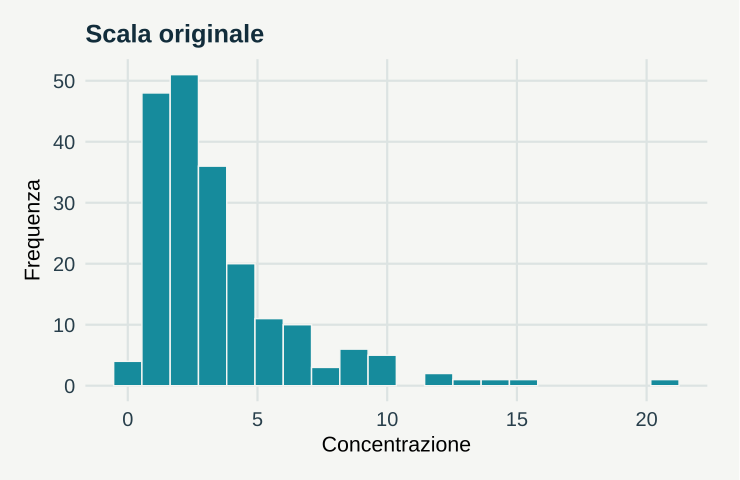

This figure's R source:
# GeoStat Lab — funzioni comuni. R >= 4.3; ggplot2 >= 3.4; jsonlite.
suppressPackageStartupMessages(library(ggplot2))
col_geo <- c('#168B9C','#BC5B35','#7054A4','#A17B19','#227864','#64748B')
theme_set(theme_minimal(base_size=17, base_family='sans') + theme(
  plot.background=element_rect(fill='#F5F6F3',colour=NA),
  panel.background=element_rect(fill='#F5F6F3',colour=NA),
  panel.grid.minor=element_blank(),panel.grid.major=element_line(colour='#DCE3E2'),
  plot.title=element_text(size=19,face='bold',colour='#122D3B'),
  plot.subtitle=element_text(size=13,colour='#405560',margin=margin(b=12)),
  axis.text=element_text(size=15,colour='#273E4A'),axis.title=element_text(size=16),
  legend.position='bottom',legend.title=element_blank(),legend.text=element_text(size=14),
  strip.text=element_text(size=15,face='bold'),plot.margin=margin(18,24,18,18)))
metric <- function(...) data.frame(grandezza=names(c(...)),valore=as.character(c(...)),check.names=FALSE)
f <- function(x,d=3) {out<-formatC(x,digits=d,format='fg');out[!is.finite(x)]<-'Non definito';out}
line_plot <- function(d,x='x',y='y',title='',xl=x,yl=y,group=NULL) {
 p<-ggplot(d,aes(x=.data[[x]],y=.data[[y]]))
 if(is.null(group)) p<-p+geom_line(colour=col_geo[1],linewidth=1.05) else p<-p+aes(colour=.data[[group]],group=.data[[group]])+geom_line(linewidth=1)+scale_colour_manual(values=col_geo)
 p+labs(title=title,x=xl,y=yl)
}
point_plot <- function(d,x='x',y='y',title='',xl=x,yl=y,group=NULL) {
 p<-ggplot(d,aes(x=.data[[x]],y=.data[[y]]))
 if(is.null(group))p<-p+geom_point(colour=col_geo[1],size=2.5,alpha=.8) else p<-p+aes(colour=.data[[group]])+geom_point(size=2.7,alpha=.85)+scale_colour_manual(values=col_geo)
 p+labs(title=title,x=xl,y=yl)
}
hist_plot<-function(x,title='',xl='Valore',bins=20)ggplot(data.frame(x=x),aes(x))+geom_histogram(bins=bins,fill=col_geo[1],colour='#F5F6F3')+labs(title=title,x=xl,y='Frequenza')
bar_plot<-function(d,x='gruppo',y='valore',title='',yl='Valore')ggplot(d,aes(x=.data[[x]],y=.data[[y]],fill=.data[[x]]))+geom_col(width=.65)+scale_fill_manual(values=rep(col_geo,length.out=length(unique(d[[x]])) ))+guides(fill='none')+labs(title=title,x=NULL,y=yl)
map_plot<-function(d,z='z',title='',xl='Est [km]',yl='Nord [km]')ggplot(d,aes(x,y,fill=.data[[z]]))+geom_raster()+coord_equal()+scale_fill_gradientn(colours=c('#153F56','#298C9C','#B8CDB2','#F1D889','#AD542F'))+labs(title=title,x=xl,y=yl)
acf_data<-function(x,lag=20){a<-acf(x,lag.max=min(lag,length(x)-1),plot=FALSE);data.frame(x=as.vector(a$lag)[-1],y=as.vector(a$acf)[-1])}
# AR(1), distribuzione marginale stazionaria N(0, 1).
ar_series<-function(n,rho){x<-numeric(n);x[1]<-rnorm(1);for(i in 2:n)x[i]<-rho*x[i-1]+sqrt(1-rho^2)*rnorm(1);x}
# Distanze euclidee in unità metriche già dichiarate; nessuna conversione implicita di CRS.
dist_cross<-function(a,b)sqrt(outer(a[,1],b[,1],'-')^2+outer(a[,2],b[,2],'-')^2)
# Predittore IDW: i punti coincidenti ricevono esattamente il valore osservato.
idw<-function(xy,z,new,power=2){dd<-dist_cross(new,xy);apply(dd,1,function(d)if(any(d<1e-10))mean(z[d<1e-10])else weighted.mean(z,d^(-power)))}
# CART didattico binario: divisioni assiali che minimizzano l'impurità di Gini.
cart_fit<-function(x,y,depth=2,minleaf=4){
 node<-list(p=mean(y),n=length(y));if(depth<1||length(unique(y))<2||length(y)<2*minleaf)return(node)
 best<-Inf
 for(j in seq_len(ncol(x))){v<-sort(unique(x[,j])); if(length(v)<2)next
  for(cut in (head(v,-1)+tail(v,-1))/2){left<-x[,j]<=cut;nl<-sum(left);nr<-sum(!left);if(min(nl,nr)<minleaf)next
   score<-nl*mean(y[left])*(1-mean(y[left]))+nr*mean(y[!left])*(1-mean(y[!left]))
   if(score<best){best<-score;node$j<-j;node$cut<-cut;split<-left}
  }
 }
 if(is.finite(best)){node$left<-cart_fit(x[split,,drop=FALSE],y[split],depth-1,minleaf);node$right<-cart_fit(x[!split,,drop=FALSE],y[!split],depth-1,minleaf)};node
}
cart_predict<-function(tree,x)apply(x,1,function(row){t<-tree;while(!is.null(t$j))t<-if(row[t$j]<=t$cut)t$left else t$right;t$p})

p <- list(sdlog = 0.7, seed = 17)
set.seed(p$seed)

x <- rlnorm(200, 1, p$sdlog)

data <- data.frame(originale = x, logaritmo = log(x))

plots <- list(hist_plot(x, "Scala originale", "Concentrazione"), hist_plot(log(x), "Scala logaritmica", 
    "Log concentrazione"))

metrics <- metric(`Media aritmetica` = f(mean(x)), `Media geometrica` = f(exp(mean(log(x)))))
print(metrics,row.names=FALSE)
ggplot2::ggsave('m03-scale-A.svg',plots[[1]],device=svglite::svglite,width=7.7,height=5.0,bg='#F8F6F1')
